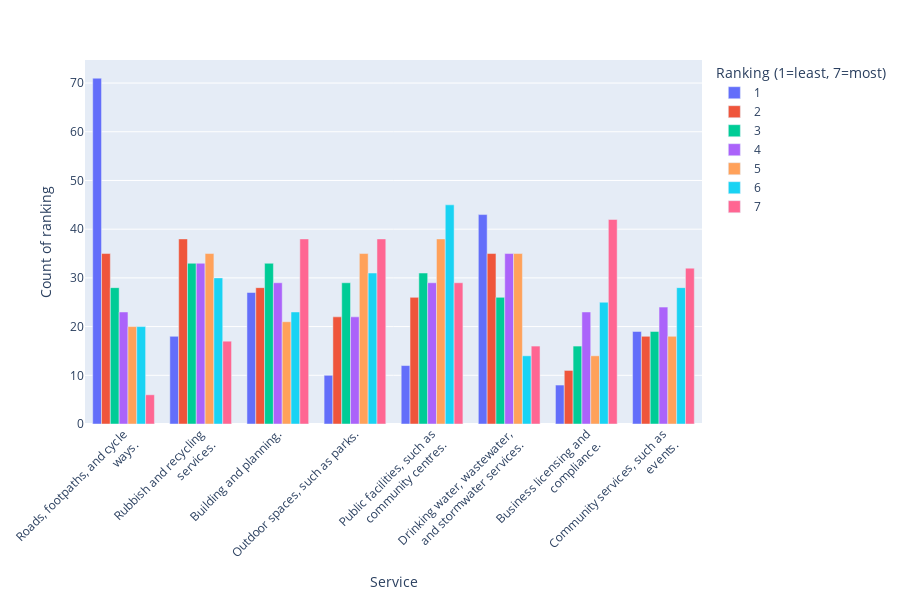

Source (notebook cell):
### Code cell
from matplotlib import pyplot as plt
from enum import Enum
import plotly.express as px
import pandas as pd

class Scale(Enum):
    LIKELY = ['Very unlikely ',
        'Unlikely ',
        'Neutral ',
        'Likely ',
        'Very likely ']
    IMPORTANT = ['Not at all important',
        'Not important',
        'Neutral',
        'Important',
        'Very important']
    SKILL = ['Very low',
        'Low',
        'Somewhat low',
        'Neutral',
        'Somewhat high',
        'High',
        'Very high']

class Colours(Enum):
    FIVE = ["#FF0000", "#FF7F7F", "#7F7F7F", "#7F7FFF", "#0000FF"]
    SEVEN = ["#FF0000", "#FF5555", "#FFAAAA", "#7F7F7F", "#AAAAFF", "#5555FF", "#0000FF"]

def stack_counts(df, columns, scale):
    df_subset = df[columns]

    # Turn long data into wide
    counts_df = pd.melt(df_subset, var_name='question', value_name='response')

    # Count the occurrences of each category for each question
    counts_df = pd.crosstab(counts_df['question'], counts_df['response'], dropna=False)

    # Reorder columns
    counts_df = counts_df[scale.value]

    # Calc percent
    counts_df = counts_df.div(counts_df.sum(axis=1), axis=0)

    return counts_df

def insert_line_break(text, char_num):
    result = []
    
    while len(text) > char_num:
        # Find the last space before or at the 40th character
        space_index = text.rfind(' ', 0, char_num)
        
        if space_index == -1:  # No space found, force break at 40
            space_index = char_num
        else:
            space_index += 1  # Include the space in the cut
        
        result.append(text[:space_index].rstrip())  # Add substring before the break
        text = text[space_index:].lstrip()  # Remove processed part and leading space
    
    result.append(text)  # Add remaining text
    return '<br>'.join(result)

def stacked_bars(df, columns, scale):
    counts_df = stack_counts(df, columns, scale)
    
    # Break up long question labels
    counts_df.index = counts_df.index.map(lambda text: insert_line_break(text, 40))

    if len(scale.value) == 5:
        colours = Colours.FIVE.value
    elif len(scale.value) == 7:
        colours = Colours.SEVEN.value

    # Create figure
    fig = px.bar(counts_df, x=scale.value, color_discrete_sequence=colours)
    fig.update_xaxes(tickformat=",.2%", title_text="Response Distribution (%)")
    fig.update_yaxes(title_text="Issue")
    fig.update_layout(legend_title="Response Category")
    fig.show()

def ranking_counts(df, columns):
    df = df[columns]
    # Create a DataFrame to store counts of ranking positions
    rankings = pd.DataFrame(index=df.columns, columns=range(1, len(columns)))

    # Count how many times each ranking value occurs for each issue
    for col in df.columns:
        rankings.loc[col] = [df[col].tolist().count(i) for i in range(1, len(columns))]

    return rankings

def grouped_bars(df, columns):
    # Get the counts of rankings per issue using the provided function.
    rankings = ranking_counts(df, columns)
    rankings.index = rankings.index.map(lambda text: insert_line_break(text, 30))
    # rankings now has issues as its index and ranking positions (1, 2, …, len(columns)-1) as its columns.

    # Reset the index to convert the issue names into a column.
    rankings_reset = rankings.reset_index().rename(columns={'index': 'Service'})
    
    # Convert the data from wide to long format.
    # Each row will have an Issue, a Ranking, and the corresponding Count.
    rankings_long = rankings_reset.melt(
        id_vars='Service',
        var_name='Ranking',
        value_name='Count'
    )
    
    # Create the grouped bar chart using Plotly Express.
    fig = px.bar(
        rankings_long,
        x="Service",
        y="Count",
        color="Ranking",
        barmode="group",  # This places the ranking bars side-by-side for each issue.
        labels={
            "Service": "Service",
            "Count": "Count of ranking",
            "Ranking": "Ranking".format(len(columns)-1)
        }
    )
    
    # Rotate x-axis labels for clarity, especially if issue names are long.
    fig.update_layout(xaxis_tickangle=-45, height=600)
    
    fig.show()

def average_bars(df, columns):
    df = df[columns]

    # Calculate the average ranking for each category (mean of each column)
    average_rankings = df.mean()

    # Sort the rankings for better visualization
    average_rankings_sorted = average_rankings.sort_values()

    # Plotting
    plt.figure(figsize=(10, 6))
    average_rankings_sorted.plot(kind='bar')

    # Customize the chart
    plt.xlabel('Issue')
    plt.ylabel('Average Ranking')
    plt.xticks(rotation=45, ha='right')
    plt.tight_layout()

    # Show the plot
    plt.show()

# df = pd.read_csv('data/all-responses-CLEANED.csv')
# stacked_bars(df, ['Traffic congestion.',
#            'A revitalised city centre.',
#            'Reliable and timely public transport.',
#            'Public safety.',
#            'Visibility of available parking.',
#            'Staying informed and providing feedback on council decisions.'],
#             Scale.IMPORTANT)
# columns = ['Roads, footpaths, and cycle ways.',
#            'Rubbish and recycling services.',
#            'Building and planning.',
#            'Outdoor spaces, such as parks.',
#            'Public facilities, such as community centres.',
#            'Drinking water, wastewater, and stormwater services.',
#            'Business licensing and compliance.',
#            'Community services, such as events.']
# grouped_bars(df, columns)
# average_bars(df, ['Q21_1 - Roads, footpaths, and cycle ways. ',
#        'Q21_4 - Rubbish and recycling services. ',
#        'Q21_5 - Building and planning. ',
#        'Q21_6 - Outdoor spaces, such as parks. ',
#        'Q21_7 - Public facilities, such as community centres.  ',
#        'Q21_8 - Drinking water, wastewater, and stormwater services. ',
#        'Q21_9 - Business licensing and compliance. ',
#        'Q21_10 - Community services, such as events. '])

### Figure 1 — Plotly figure (JSON) as saved in the notebook; plotly's stock layout.template omitted (floating-point values rounded to 4 significant figures)
{"data": [{"alignmentgroup": "True", "hovertemplate": "Ranking (1=least, 7=most)=1<br>Service=%{x}<br>Count of ranking=%{y}<extra></extra>", "legendgroup": "1", "marker": {"color": "#636efa", "pattern": {"shape": ""}}, "name": "1", "offsetgroup": "1", "orientation": "v", "showlegend": true, "textposition": "auto", "x": ["Roads, footpaths, and cycle<br>ways.", "Rubbish and recycling<br>services.", "Building and planning.", "Outdoor spaces, such as parks.", "Public facilities, such as<br>community centres.", "Drinking water, wastewater,<br>and stormwater services.", "Business licensing and<br>compliance.", "Community services, such as<br>events."], "xaxis": "x", "y": [71, 18, 27, 10, 12, 43, 8, 19], "yaxis": "y", "type": "bar"}, {"alignmentgroup": "True", "hovertemplate": "Ranking (1=least, 7=most)=2<br>Service=%{x}<br>Count of ranking=%{y}<extra></extra>", "legendgroup": "2", "marker": {"color": "#EF553B", "pattern": {"shape": ""}}, "name": "2", "offsetgroup": "2", "orientation": "v", "showlegend": true, "textposition": "auto", "x": ["Roads, footpaths, and cycle<br>ways.", "Rubbish and recycling<br>services.", "Building and planning.", "Outdoor spaces, such as parks.", "Public facilities, such as<br>community centres.", "Drinking water, wastewater,<br>and stormwater services.", "Business licensing and<br>compliance.", "Community services, such as<br>events."], "xaxis": "x", "y": [35, 38, 28, 22, 26, 35, 11, 18], "yaxis": "y", "type": "bar"}, {"alignmentgroup": "True", "hovertemplate": "Ranking (1=least, 7=most)=3<br>Service=%{x}<br>Count of ranking=%{y}<extra></extra>", "legendgroup": "3", "marker": {"color": "#00cc96", "pattern": {"shape": ""}}, "name": "3", "offsetgroup": "3", "orientation": "v", "showlegend": true, "textposition": "auto", "x": ["Roads, footpaths, and cycle<br>ways.", "Rubbish and recycling<br>services.", "Building and planning.", "Outdoor spaces, such as parks.", "Public facilities, such as<br>community centres.", "Drinking water, wastewater,<br>and stormwater services.", "Business licensing and<br>compliance.", "Community services, such as<br>events."], "xaxis": "x", "y": [28, 33, 33, 29, 31, 26, 16, 19], "yaxis": "y", "type": "bar"}, {"alignmentgroup": "True", "hovertemplate": "Ranking (1=least, 7=most)=4<br>Service=%{x}<br>Count of ranking=%{y}<extra></extra>", "legendgroup": "4", "marker": {"color": "#ab63fa", "pattern": {"shape": ""}}, "name": "4", "offsetgroup": "4", "orientation": "v", "showlegend": true, "textposition": "auto", "x": ["Roads, footpaths, and cycle<br>ways.", "Rubbish and recycling<br>services.", "Building and planning.", "Outdoor spaces, such as parks.", "Public facilities, such as<br>community centres.", "Drinking water, wastewater,<br>and stormwater services.", "Business licensing and<br>compliance.", "Community services, such as<br>events."], "xaxis": "x", "y": [23, 33, 29, 22, 29, 35, 23, 24], "yaxis": "y", "type": "bar"}, {"alignmentgroup": "True", "hovertemplate": "Ranking (1=least, 7=most)=5<br>Service=%{x}<br>Count of ranking=%{y}<extra></extra>", "legendgroup": "5", "marker": {"color": "#FFA15A", "pattern": {"shape": ""}}, "name": "5", "offsetgroup": "5", "orientation": "v", "showlegend": true, "textposition": "auto", "x": ["Roads, footpaths, and cycle<br>ways.", "Rubbish and recycling<br>services.", "Building and planning.", "Outdoor spaces, such as parks.", "Public facilities, such as<br>community centres.", "Drinking water, wastewater,<br>and stormwater services.", "Business licensing and<br>compliance.", "Community services, such as<br>events."], "xaxis": "x", "y": [20, 35, 21, 35, 38, 35, 14, 18], "yaxis": "y", "type": "bar"}, {"alignmentgroup": "True", "hovertemplate": "Ranking (1=least, 7=most)=6<br>Service=%{x}<br>Count of ranking=%{y}<extra></extra>", "legendgroup": "6", "marker": {"color": "#19d3f3", "pattern": {"shape": ""}}, "name": "6", "offsetgroup": "6", "orientation": "v", "showlegend": true, "textposition": "auto", "x": ["Roads, footpaths, and cycle<br>ways.", "Rubbish and recycling<br>services.", "Building and planning.", "Outdoor spaces, such as parks.", "Public facilities, such as<br>community centres.", "Drinking water, wastewater,<br>and stormwater services.", "Business licensing and<br>compliance.", "Community services, such as<br>events."], "xaxis": "x", "y": [20, 30, 23, 31, 45, 14, 25, 28], "yaxis": "y", "type": "bar"}, {"alignmentgroup": "True", "hovertemplate": "Ranking (1=least, 7=most)=7<br>Service=%{x}<br>Count of ranking=%{y}<extra></extra>", "legendgroup": "7", "marker": {"color": "#FF6692", "pattern": {"shape": ""}}, "name": "7", "offsetgroup": "7", "orientation": "v", "showlegend": true, "textposition": "auto", "x": ["Roads, footpaths, and cycle<br>ways.", "Rubbish and recycling<br>services.", "Building and planning.", "Outdoor spaces, such as parks.", "Public facilities, such as<br>community centres.", "Drinking water, wastewater,<br>and stormwater services.", "Business licensing and<br>compliance.", "Community services, such as<br>events."], "xaxis": "x", "y": [6, 17, 38, 38, 29, 16, 42, 32], "yaxis": "y", "type": "bar"}], "layout": {"xaxis": {"anchor": "y", "domain": [0.0, 1.0], "title": {"text": "Service"}, "tickangle": -45}, "yaxis": {"anchor": "x", "domain": [0.0, 1.0], "title": {"text": "Count of ranking"}}, "legend": {"title": {"text": "Ranking (1=least, 7=most)"}, "tracegroupgap": 0}, "margin": {"t": 60}, "barmode": "group", "height": 600}}
